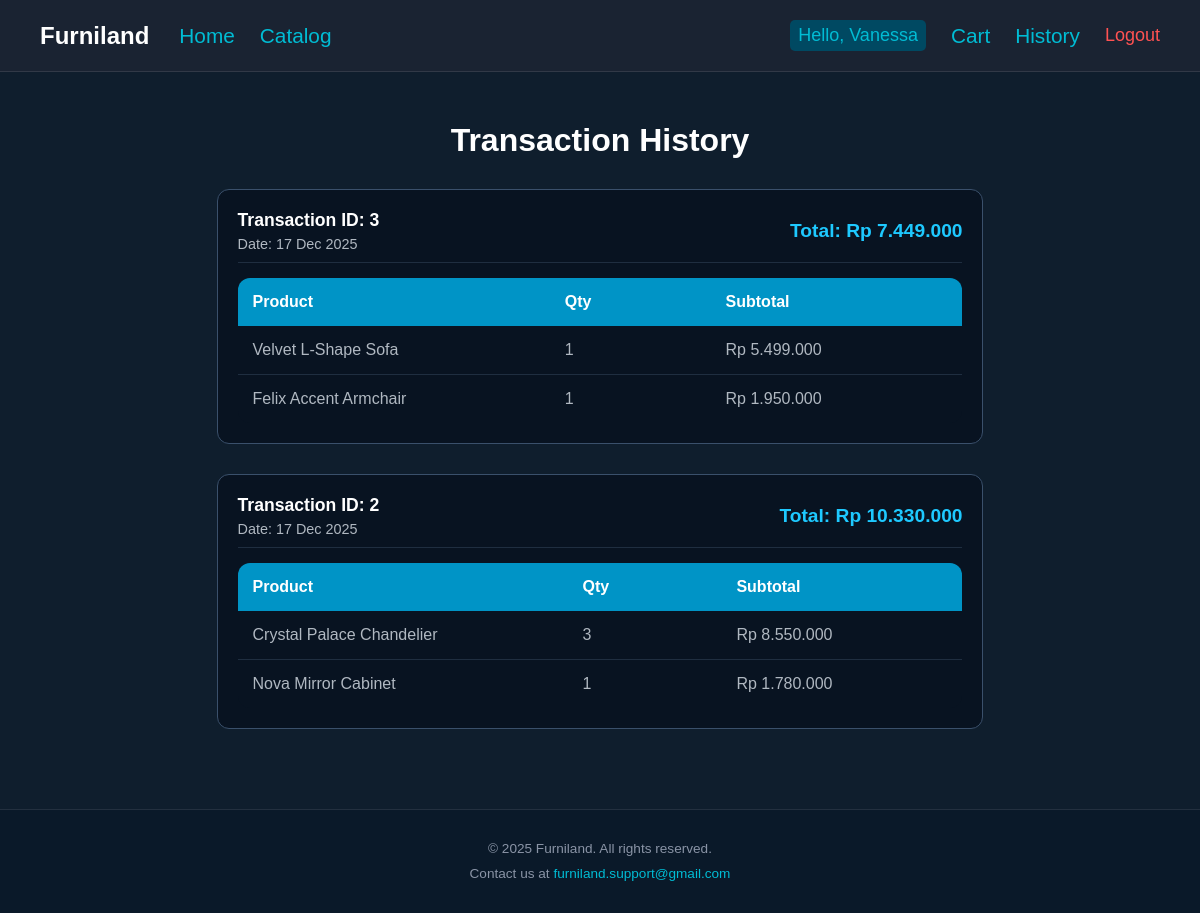
/history.php (signed in), run on the app's committed database.
### tables this page shows
CREATE TABLE `transactions` (
  `transactionID` int(10) NOT NULL,
  `userID` int(10) NOT NULL,
  `totalPrice` float DEFAULT NULL,
  `transactionDate` date DEFAULT NULL
);

CREATE TABLE `transaction_details` (
  `detailID` int(10) NOT NULL,
  `transactionID` int(10) NOT NULL,
  `productID` int(10) NOT NULL,
  `quantity` int(5) DEFAULT NULL,
  `subtotal` int(10) DEFAULT NULL
);

CREATE TABLE `products` (
  `productID` int(10) NOT NULL,
  `productName` varchar(30) DEFAULT NULL,
  `description` varchar(255) DEFAULT NULL,
  `price` float DEFAULT NULL,
  `image` varchar(100) DEFAULT NULL,
  `vendorID` int(10) NOT NULL
);

### history.php (the view, shortened to what this page needs)
<?php
include "includes/connect.php";
include "includes/header.php";
$userID = $_SESSION['userID'];
$queryTrans = "SELECT * FROM transactions WHERE userID = $userID ORDER BY transactionDate DESC, transactionID DESC";
$resultTrans = $conn->query($queryTrans);
?>
<!DOCTYPE html>
<html lang="en">
<head>
    <link rel="stylesheet" href="assets/style.css?v=3">
</head>
<body>
    <main>
        <div class="page-title">
            <h1>Transaction History</h1>
        </div>
        <div class="history-container">
            <?php
            if ($resultTrans && $resultTrans->num_rows > 0):
                while ($trans = $resultTrans->fetch_assoc()):
                    $transID = $trans['transactionID'];
                    $date = date("d M Y", strtotime($trans['transactionDate']));
                    $total = "Rp " . number_format($trans['totalPrice'], 0, ',', '.');
            ?>
                <div class="history-card">
                    <div class="history-header">
                        <div class="history-info">
                            <strong>Transaction ID: <?php echo $transID; ?></strong>
                            <span>Date: <?php echo $date; ?></span>
                        </div>
                        <div class="history-total">
                            Total: <?php echo $total; ?>
                        </div>
                    </div>
                    <table class="custom-table" style="border: none;">
                        <thead>
                            <tr>
                                <th>Product</th>
                                <th>Qty</th>
                                <th>Subtotal</th>
                            </tr>
                        </thead>
                        <tbody>
                            <?php
                            $queryDetail = "SELECT td.*, p.productName
                                            FROM transaction_details td
                                            JOIN products p ON td.productID = p.productID
                                            WHERE td.transactionID = $transID";
                            $resultDetail = $conn->query($queryDetail);
                            while ($item = $resultDetail->fetch_assoc()):
                                $itemSub = "Rp " . number_format($item['subtotal'], 0, ',', '.');
                            ?>
                            <tr>
                                <td><?php echo htmlspecialchars($item['productName']); ?></td>
                                <td><?php echo $item['quantity']; ?></td>
                                <td><?php echo $itemSub; ?></td>
                            </tr>
                            <?php endwhile; ?>
                        </tbody>
                    </table>
                </div>
            <?php
                endwhile;
            endif;
            ?>
        </div>
    </main>
    <?php include "includes/footer.php"; ?>
</body>
</html>

### assets/style.css (style rules this page uses)
* { font-family: 'Segoe UI', Tahoma, Geneva, Verdana, sans-serif; }
body { font-family: 'Segoe UI', Tahoma, Geneva, Verdana, sans-serif; background-color: #0a1929; color: #ffffff; min-height: 100vh; }
main { max-width: 1400px; margin: 0 auto; }
* { box-sizing: border-box; font-family: Arial, sans-serif; margin: 0; padding: 0; }
body { background-color: #0f1e2d; color: white; min-height: 100vh; display: flex; flex-direction: column; }
.page-title { text-align: center; margin-top: 50px; margin-bottom: 30px; }
.cart-container, .history-container { padding: 0 50px 50px; max-width: 1200px; margin: 0 auto; }
.custom-table { width: 100%; border-collapse: collapse; background-color: #081321; border-radius: 12px; overflow: hidden; border: 1px solid #3a506b; }
.custom-table th { background-color: #0094c6; color: white; padding: 15px; text-align: left; font-weight: 600; }
.custom-table td { padding: 15px 130px 15px 15px; border-bottom: 1px solid #1f2e40; color: #b0b8c1; }
.custom-table tr:last-child td { border-bottom: none; }
.history-card { background-color: #081321; border: 1px solid #3a506b; border-radius: 12px; margin-bottom: 30px; padding: 20px; }
.history-header { display: flex; justify-content: space-between; margin-bottom: 15px; border-bottom: 1px solid #1f2e40; padding-bottom: 10px; }
.history-info strong { color: #ffffff; font-size: 1.1rem; }
.history-info span { color: #b0b8c1; font-size: 0.9rem; display: block; margin-top: 5px; }
.history-total { color: #1ec9ff; font-size: 1.2rem; font-weight: bold; align-self: center; }

### data on the page
transactions: transactionID "3", transactionDate "17 Dec 2025", totalPrice "Rp 7.449.000"
transaction_details: productID.productName "Velvet L-Shape Sofa", quantity "1", subtotal "Rp 5.499.000"
transaction_details: productID.productName "Felix Accent Armchair", quantity "1", subtotal "Rp 1.950.000"
transactions: transactionID "2", transactionDate "17 Dec 2025", totalPrice "Rp 10.330.000"
transaction_details: productID.productName "Crystal Palace Chandelier", quantity "3", subtotal "Rp 8.550.000"
transaction_details: productID.productName "Nova Mirror Cabinet", quantity "1", subtotal "Rp 1.780.000"

### other printed values
$username "Vanessa"
